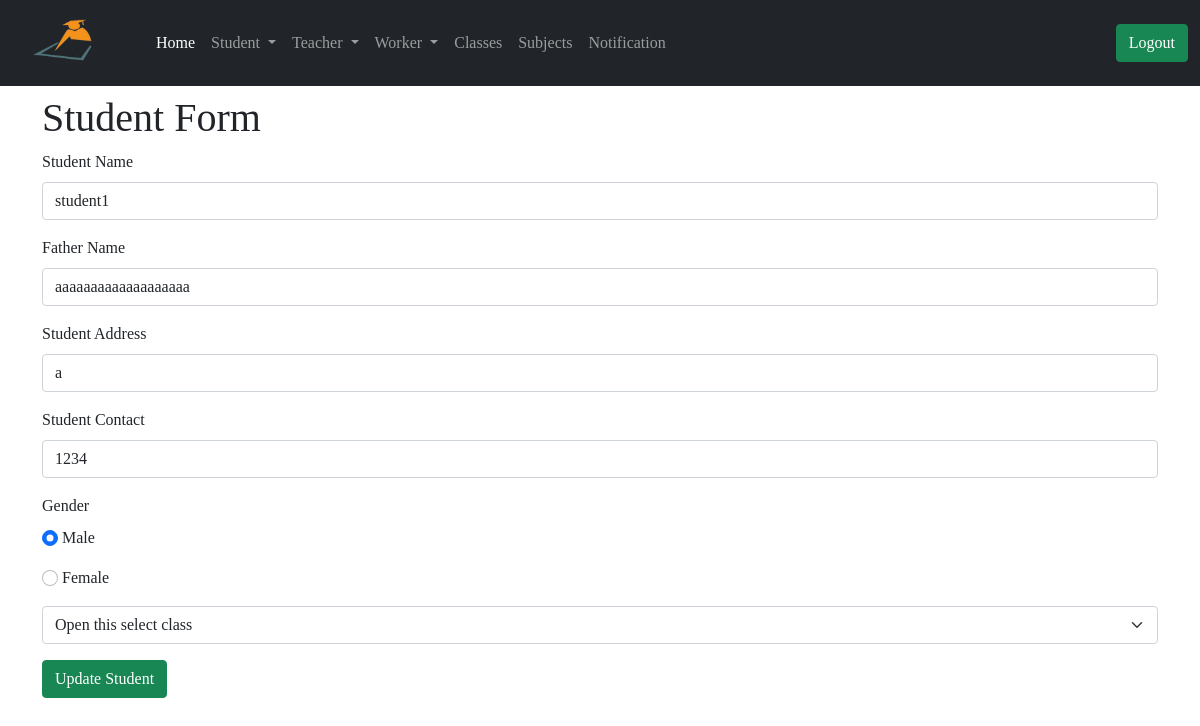
The page /administrator/update_student/1 (signed in) on the database its author committed.
### app/models.py (models this page shows, shortened)
class Student(db.Model):
    id = db.Column(db.Integer, primary_key=True)
    std_name = db.Column(db.String(64))
    f_name = db.Column(db.String(64))
    std_address = db.Column(db.String(128))
    std_contact = db.Column(db.String(64))
    gender = db.Column(db.String(64))
    join_date = db.Column(db.DateTime, default=datetime.utcnow())
    std_class = db.Column(db.Integer, db.ForeignKey('class.id'))
    admin_id = db.Column(db.Integer, db.ForeignKey('user.id'))
    attendance = db.relationship('StudentAttendance', backref='std')

### app/routes.py (the view, shortened to what this page needs)
@app.route('/administrator/update_student/<id>', methods=['POST', 'GET'])
@login_required
def update_student(id):
    classes = Class.query.all()
    student = Student.query.filter_by(id=id).first()
    return render_template('administrator/add_student.html', title='Update Student', student=student, classes=classes)

### app/models.py (called while the page is built)
@login.user_loader
def load_user(id):
    return User.query.get(int(id))

    def __repr__(self):
        return 'Class {}'.format(self.cls_name)

### app/routes.py (called while the page is built)
@app.before_request
def before_request():
    g.user = None
    if 'teacher_id' in session:
        user = Teacher.query.filter_by(id=session['teacher_id']).first()
        g.user = user

@app.before_request
def std_before_request():
    g.std_user = None
    if 'student_id' in session:
        std_user = Student.query.filter_by(id=session['student_id']).first()
        g.std_user = std_user

### app/templates/administrator/add_student.html (shortened to what this page needs)
{% extends 'administrator/base.html' %}
{% block content %}
<div class="container mt-2">
<h1>Student Form</h1>
<form method="POST">
    <div class="mb-3">
      <label for="Inputname" class="form-label">Student Name</label>
      <input type="text" class="form-control" name="std_name" value="{{student.std_name}}" id="Inputname" placeholder="Enter student name" required>
    </div>
    <div class="mb-3">
        <label for="Inputname" class="form-label">Father Name</label>
        <input type="text" class="form-control" name="f_name" value="{{student.f_name}}" id="Inputname" placeholder="Enter father name" required>
    </div>
    <div class="mb-3">
        <label for="Inputaddress" class="form-label">Student Address</label>
        <input type="text" class="form-control" name="std_address" value="{{student.std_address}}" id="Inputaddress" placeholder="Enter address" required>
    </div>
    <div class="mb-3">
        <label for="Inputcontact" class="form-label">Student Contact</label>
        <input type="tel" class="form-control" name="std_contact" value="{{student.std_contact}}" id="Inputcontact" placeholder="Enter contact" required>
    </div>
    <label for="Inputcontact" class="form-label">Gender</label>
    {% if student %}
    {% if student.gender == 'Male' %}
    <div class="mb-3">
      <input class="form-check-input" type="radio" name="gender" value="Male" id="flexRadioDefault1" checked>
      <label class="form-check-label" for="flexRadioDefault1">
        Male
      </label>
    </div>
    <div class="mb-3">
      <input class="form-check-input" type="radio" name="gender" value="Female" id="flexRadioDefault2">
      <label class="form-check-label" for="flexRadioDefault2">
        Female
      </label>
    </div>
      {% endif %}
    {% endif %}
    <div class="mb-3">
        <select class="form-select" name="stdclass"  aria-label="Default select example">
            <option selected>Open this select class</option>
          </select>
    </div>
    {% if student %}
    <button type="submit" class="btn btn-success">Update Student</button>
    {% else %}
    <button type="submit" class="btn btn-success">Add Student</button>
    {% endif %}
  </form>
</div>
{% endblock %}

### app/templates/administrator/base.html (style rules this page uses)
body { font-family: 'Times New Roman', Times, serif; }

### rows shown on the page
Student: std_name "student1", f_name "aaaaaaaaaaaaaaaaaaa", std_address "a", std_contact "1234"
